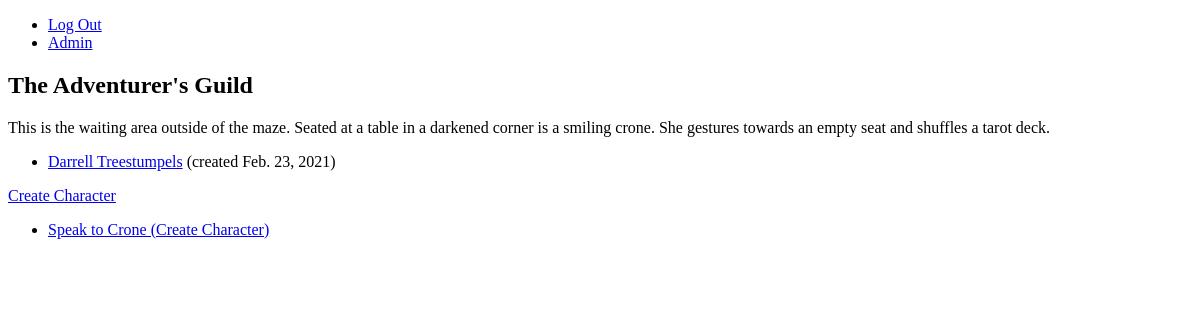
/guild/ (signed in), run on an earlier commit of the app's database.
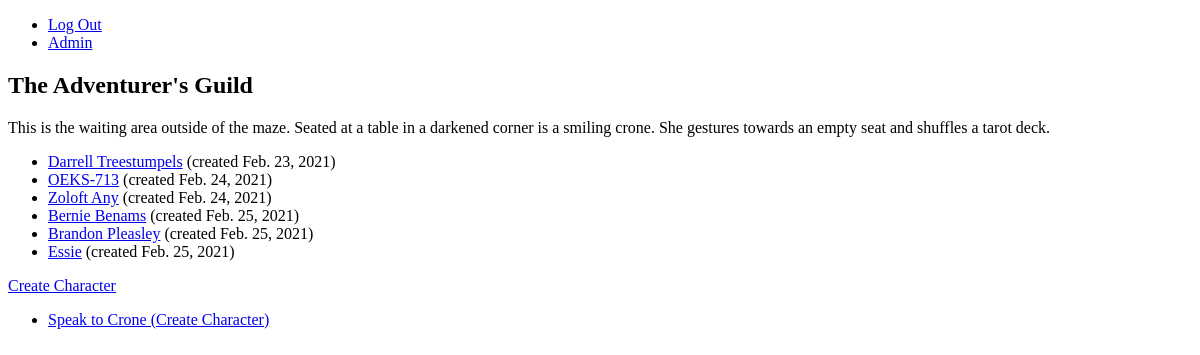
And on a later commit of the database.
### characterBuilder/models.py (models this page shows, shortened)
class Character(models.Model):
    name = models.CharField(max_length=200)
    kind = models.CharField(max_length=200)
    description = models.TextField()
    pub_date = models.DateTimeField('date created', default=timezone.now)
    user = models.ForeignKey(User, on_delete=models.SET_NULL, null=True)
    room = models.ForeignKey(Room, on_delete=models.SET_NULL, null=True, related_name="occupants")

### characterBuilder/views.py (the view)
# urls.py: path('', views.Index.as_view(), name='index'),
class Index(LoginRequiredMixin, ActionMixin, ListView):
    template_name = 'guild.html'
    model = Character
    paginate_by = 25
    actions = [{
        "text": "Speak to Crone (Create Character)",
        "url": "/guild/test/",
    }]
    def get_queryset(self):
        queryset = super().get_queryset()
        queryset = queryset.filter(user=self.request.user)
        return queryset
    def get_context_data(self, **kwargs):
        context = super().get_context_data(**kwargs)
        context['now'] = timezone.now()
        return context

### Grotto/game/context_processors.py (called while the page is built)
def character(request):
    return {"character": request.character}

### Grotto/views.py (called while the page is built)
    def get_context_data(self, **kwargs):
        context = super().get_context_data(**kwargs)
        context.update({"actions": self.actions})
        return context

### characterBuilder/templates/guild.html
{% extends "base.html" %}
{% block content %}
  <h2>The Adventurer's Guild</h2>
  <p>This is the waiting area outside of the maze. Seated at a table in a darkened corner is a smiling crone. She gestures towards an empty seat and shuffles a tarot deck.</p>
  <ul>
    {% for character in object_list %}
        <li><a href="{% url 'characterBuilder:character' character.pk %}">{{ character.name }}</a> (created {{ character.pub_date|date }})</li>
    {% empty %}
        <li>No Characters yet.</li>
    {% endfor %}
  </ul>
  <a href="{% url 'characterBuilder:character-test' %}">Create Character</a>
{% endblock %}

### Grotto/templates/base.html (shortened to what this page needs)
{% load static %}
{% load compress %}
<!DOCTYPE html>
<html>
  <head>
    {% compress css %}
    <link rel="stylesheet" type="text/x-scss" href="{% static '/main.scss' %}">
    {% endcompress %}
  </head>
  <body class="{% block body_class %}{% endblock %}" style="{% block body_style %}{% endblock %}">
    {% include "header.html" %}
    <div class="main">
      <section class='description'>
      {% block content %}
      {% endblock %}
      </section>
    </div>
    <section class="actions-panel">
      <ul class="actions">
        {% if actions %}
          {% for action in actions %}
            <li><a href="{{ action.url }}">{{ action.text }}</a></li>
          {% endfor %}
        {% endif %}
      </ul>
    </section>
    </body>
</html>

### Grotto/templates/header.html (shortened to what this page needs)
<header>
    <ul class="nav">
        <li><a href="#">Log Out</a></li>
        <li><a href="/admin/">Admin</a></li>
    </ul>
</header>

What changed in the data, as far as the page shows it:
added Character: name "OEKS-713", pub_date "Feb. 24, 2021"
added Character: name "Zoloft Any", pub_date "Feb. 24, 2021"
added Character: name "Bernie Benams", pub_date "Feb. 25, 2021"
added Character: name "Brandon Pleasley", pub_date "Feb. 25, 2021"
added Character: name "Essie", pub_date "Feb. 25, 2021"
